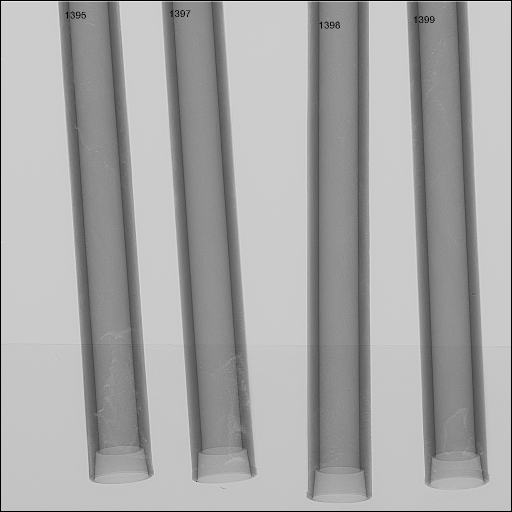
#> input picture test/f1.bmp, 1024 x 1024 px (shown at 1/2 size)
$ python 4_power_pipes.py
#> lines starting #> are read from the running program, lines starting #| are printed output that depends on the picture; after the words box and inside, x2 and y2 are one past the last pixel; in counts of white or black regions, pixels touching at a corner belong together
import cv2
import numpy as np
import os


results_path = os.path.join(os.getcwd(), 'results')
test_path = os.path.join(os.getcwd(), 'test')

image = cv2.imread(os.path.join(test_path, 'f1.bmp'))
#> image is the input picture: shape (1024, 1024, 3); min 0, max 255, mean 165.9
cv2.imshow('original', cv2.resize(image, (800, 600)))

# (hMin = 0 , sMin = 0, vMin = 0), (hMax = 179 , sMax = 255, vMax = 83)
hsv = cv2.cvtColor(image, cv2.COLOR_BGR2HSV)
#> hsv: shape (1024, 1024, 3); mean H, S, V 0, 0, 165.9
lower_gray1 = np.array([0, 0, 0])
upper_gray1 = np.array([179, 255, 83])
mask1 = cv2.inRange(hsv, lower_gray1, upper_gray1)
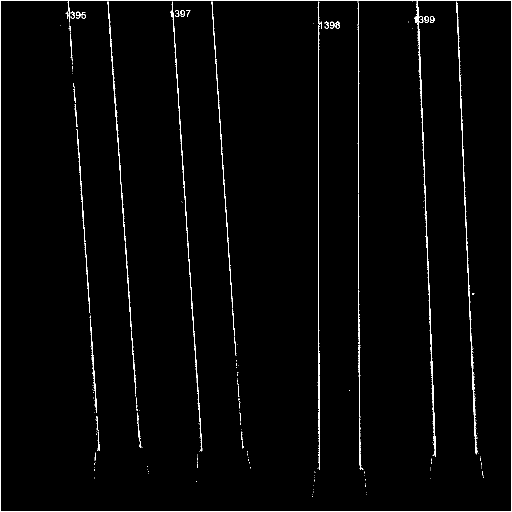
#> mask1: shape (1024, 1024) (shown at 1/2 size); 2% white; 245 white regions (193 under 20 px), largest, box (x1, y1, x2, y2) and area: (0, 0, 1024, 1024) 8177, (828, 3, 872, 914) 2054, (912, 3, 955, 909) 1793
result1 = cv2.bitwise_and(image, image, mask = mask1)
cv2.imshow('inner', cv2.resize(result1, (800, 600)))

# Dilation:
gray = cv2.cvtColor(result1,cv2.COLOR_HSV2BGR)
gray = cv2.cvtColor(result1,cv2.COLOR_BGR2GRAY)
#> gray: shape (1024, 1024)

kernel = np.ones((5,5), np.uint8)
img_dilation = cv2.dilate(result1, kernel, iterations=1)
cv2.imshow('Inner dilated image', cv2.resize(img_dilation, (800, 600)))

# Canny
edged = cv2.Canny(img_dilation, 100, 255)
#> edged: shape (1024, 1024); 1.5% white in thin lines or dots, all inside (x1, y1, x2, y2) = (118, 0, 969, 996)
cv2.imshow('Inner Canny Edges After Contouring', cv2.resize(edged, (800, 600)))
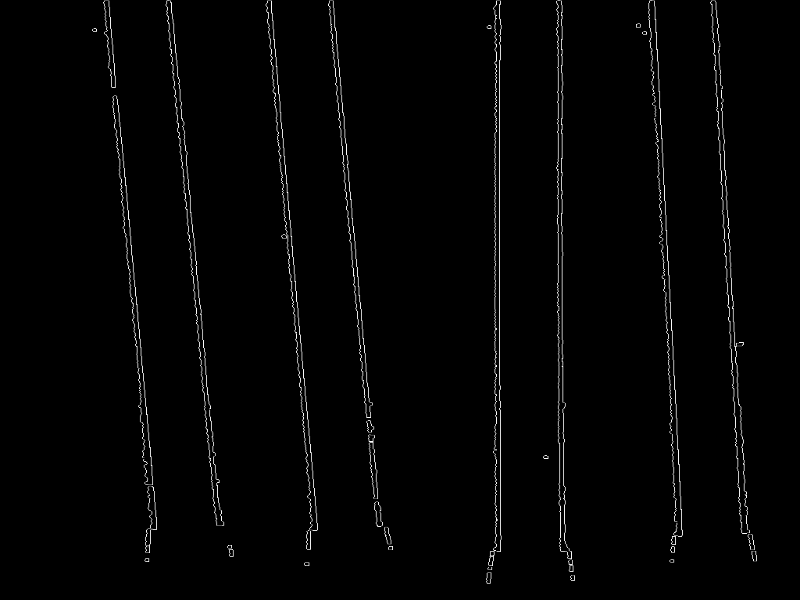
#> window 'Inner Canny Edges After Contou': shape (600, 800); min 0, max 255, mean 3.9


contours, hierarchy = cv2.findContours(edged,
    cv2.RETR_LIST, cv2.CHAIN_APPROX_NONE)
#> contours = 77 contours, 12 with area under 20; largest, box (x1, y1, x2, y2) and area: (712, 0, 732, 954) 5042, (712, 0, 732, 954) 5010, (420, 1, 477, 713) 3768, (420, 1, 477, 713) 3740, (132, 1, 148, 150) 852


cv2.drawContours(image, contours, -1, (0, 0, 255), thickness = cv2.FILLED)
#> image: shape (1024, 1024, 3); 1.51% of pixels changed, all inside (x1, y1, x2, y2) = (118, 0, 969, 996)
cv2.imshow('Inner Contours', cv2.resize(image, (800, 600)))


# (hMin = 0 , sMin = 0, vMin = 0), (hMax = 179 , sMax = 255, vMax = 166)
# (hMin = 0 , sMin = 0, vMin = 179), (hMax = 179 , sMax = 255, vMax = 255)
hsv2 = cv2.cvtColor(image, cv2.COLOR_BGR2HSV)
#> hsv2: shape (1024, 1024, 3); mean H, S, V 0, 3.8, 168.2
lower_gray2 = np.array([0, 0, 179])
upper_gray2 = np.array([179, 255, 255])
mask2 = cv2.inRange(hsv, lower_gray2, upper_gray2)
#> mask2: shape (1024, 1024); 53.4% white; 189 black regions (180 under 20 px), largest, box (x1, y1, x2, y2) and area: (613, 3, 744, 1006) 124180, (116, 3, 308, 968) 119020, (814, 3, 980, 978) 118128
result2 = cv2.bitwise_and(image, image, mask = mask2)
cv2.imshow('outer', cv2.resize(result2, (800, 600)))
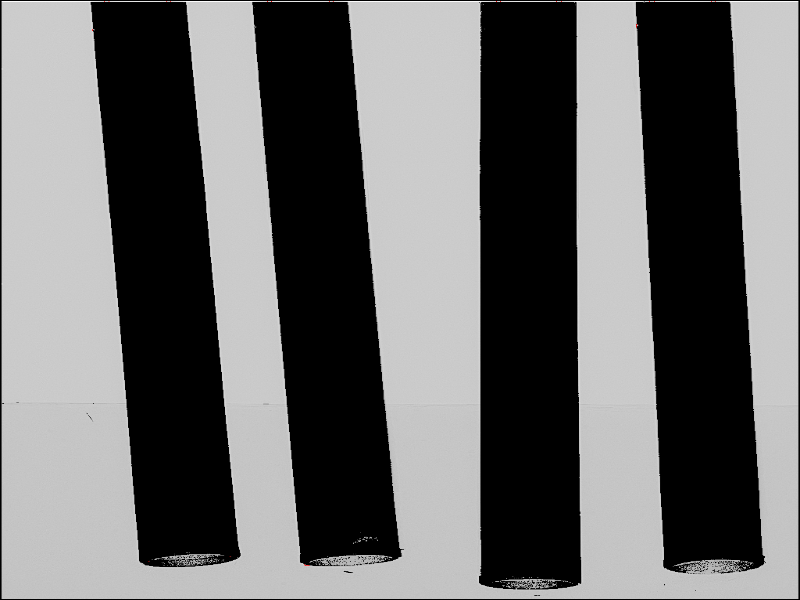
#> window 'outer': shape (600, 800, 3); mean B, G, R 107.3, 107.3, 107.3

gray2 = cv2.cvtColor(result2,cv2.COLOR_HSV2BGR)
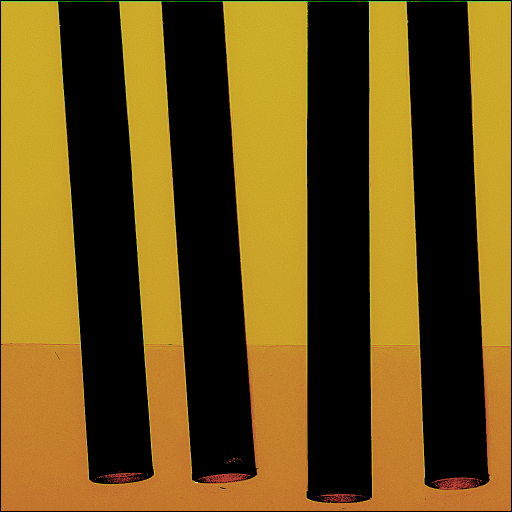
#> gray2: shape (1024, 1024, 3) (shown at 1/2 size); mean B, G, R 22.6, 80.9, 106.9
gray2 = cv2.cvtColor(result2,cv2.COLOR_BGR2GRAY)
#> gray2: shape (1024, 1024)

edged2 = cv2.Canny(gray2, 250, 255)
#> edged2: shape (1024, 1024); 1.5% white in thin lines or dots
cv2.imshow('Outer Canny Edges After Contouring', cv2.resize(edged2, (800, 600)))

kernel2 = np.ones((5,5), np.uint8)
img_dilation2 = cv2.dilate(edged2, kernel, iterations=1)
#> img_dilation2: shape (1024, 1024); 6.9% white; 9 white regions
cv2.imshow('Outer dilated image', cv2.resize(img_dilation2, (800, 600)))
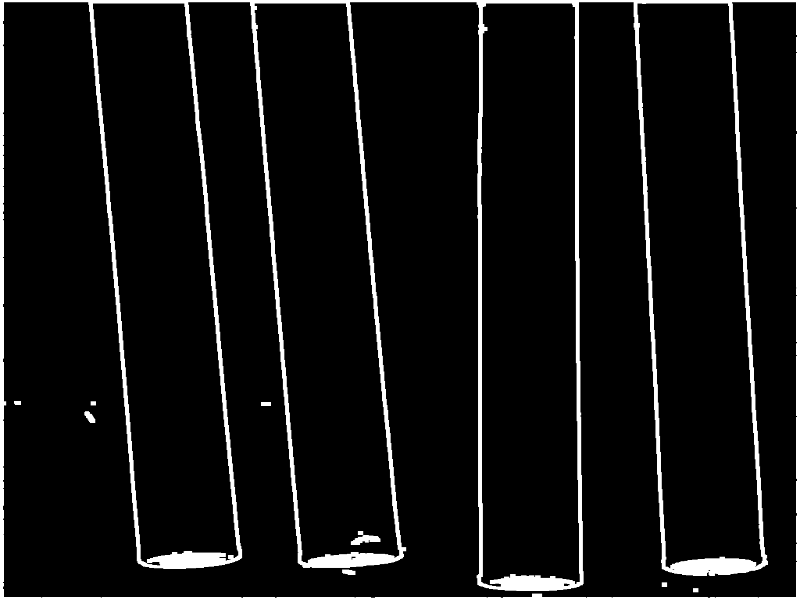
#> window 'Outer dilated image': shape (600, 800); min 0, max 255, mean 17.6

contours2, hierarchy = cv2.findContours(img_dilation2,
    cv2.RETR_LIST, cv2.CHAIN_APPROX_NONE)
#> contours2 = 20 contours, 3 with area under 20; largest, box (x1, y1, x2, y2) and area: (0, 0, 1024, 1024) 1046529, (3, 3, 1021, 1021) 527678, (615, 5, 743, 1002) 118980, (325, 5, 512, 962) 113732, (118, 5, 306, 962) 113671


cv2.drawContours(image, contours2, -1, (0, 0, 255))#, thickness = cv2.FILLED)
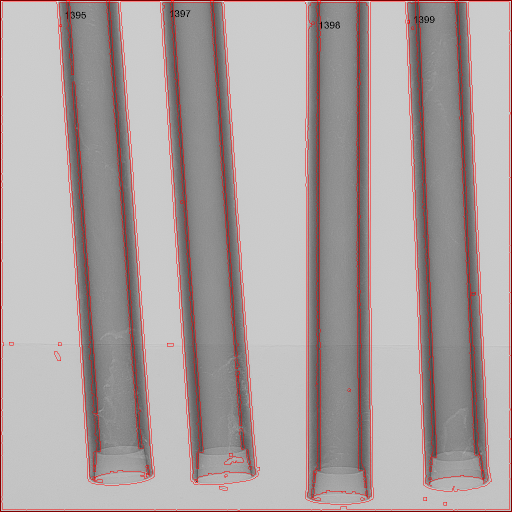
#> image: shape (1024, 1024, 3) (shown at 1/2 size); mean B, G, R 160.7, 160.7, 170.7
cv2.imshow('Outer Contours', cv2.resize(image, (800, 600)))
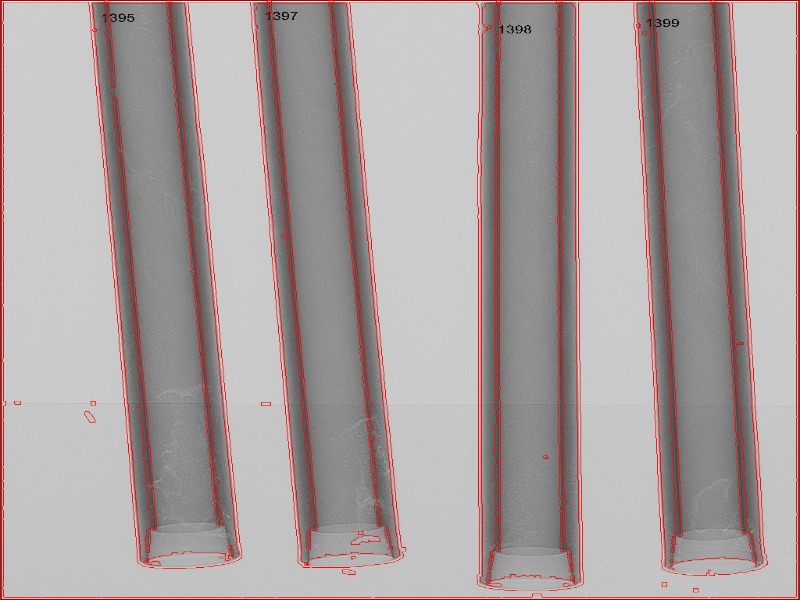
#> window 'Outer Contours': shape (600, 800, 3); mean B, G, R 160.6, 160.6, 170.8

# [4 lines of commented-out code are left out]

cv2.waitKey(0)
cv2.destroyAllWindows()

$ run again, with test/f2.bmp copied over test/f1.bmp
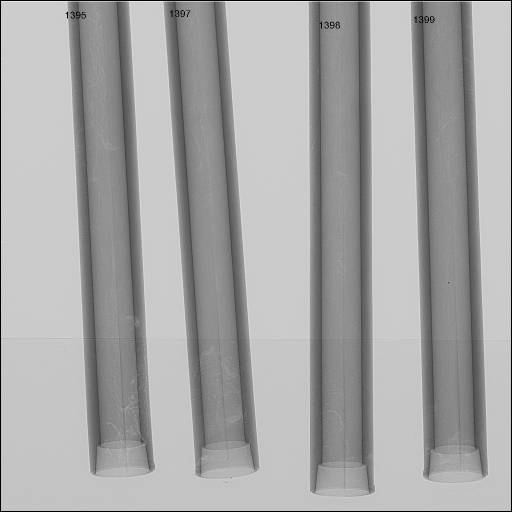
#> input picture test/f2.bmp, 1024 x 1024 px (shown at 1/2 size)
#> image is the input picture: shape (1024, 1024, 3); min 0, max 255, mean 166.3
#> hsv: shape (1024, 1024, 3); mean H, S, V 0, 0, 166.3
#> `mask1 = cv2.inRange(hsv, lower_gray1, upper_gray1)`:
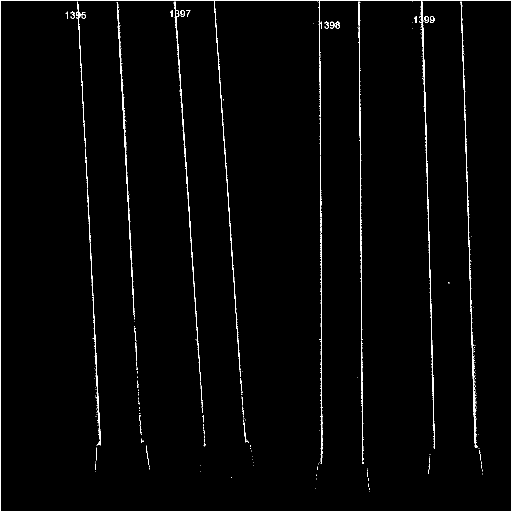
#> mask1: shape (1024, 1024) (shown at 1/2 size); 2.1% white; 253 white regions (201 under 20 px), largest, box (x1, y1, x2, y2) and area: (0, 0, 1024, 1024) 8177, (921, 3, 956, 896) 1840, (838, 3, 870, 898) 1784
#> edged: shape (1024, 1024); 1.5% white in thin lines or dots, all inside (x1, y1, x2, y2) = (151, 0, 968, 985)
#> contours = 58 contours, 9 with area under 20; largest, box (x1, y1, x2, y2) and area: (631, 0, 647, 942) 5541, (631, 0, 647, 942) 5511, (344, 0, 413, 895) 5207, (344, 0, 413, 895) 5174, (425, 0, 500, 887) 4978
#> hsv2: shape (1024, 1024, 3); mean H, S, V 0, 3.8, 168.5
#> mask2: shape (1024, 1024); 53.8% white; 214 black regions (208 under 20 px), largest, box (x1, y1, x2, y2) and area: (616, 3, 750, 994) 122461, (131, 3, 311, 955) 117869, (821, 3, 976, 966) 117757, (327, 3, 519, 957) 117638, (0, 0, 1024, 1024) 8177, (238, 950, 252, 954) 25
#> edged2: shape (1024, 1024); 1.5% white in thin lines or dots
#> img_dilation2: shape (1024, 1024); 6.9% white; 22 white regions
#> contours2 = 40 contours, 11 with area under 20; largest, box (x1, y1, x2, y2) and area: (0, 0, 1024, 1024) 1046529, (3, 3, 1021, 1021) 532093, (619, 5, 748, 987) 117624, (136, 5, 309, 949) 112948, (823, 5, 974, 957) 112897
#> `cv2.imshow('Outer Contours', cv2.resize(image, (800, 600)))`:
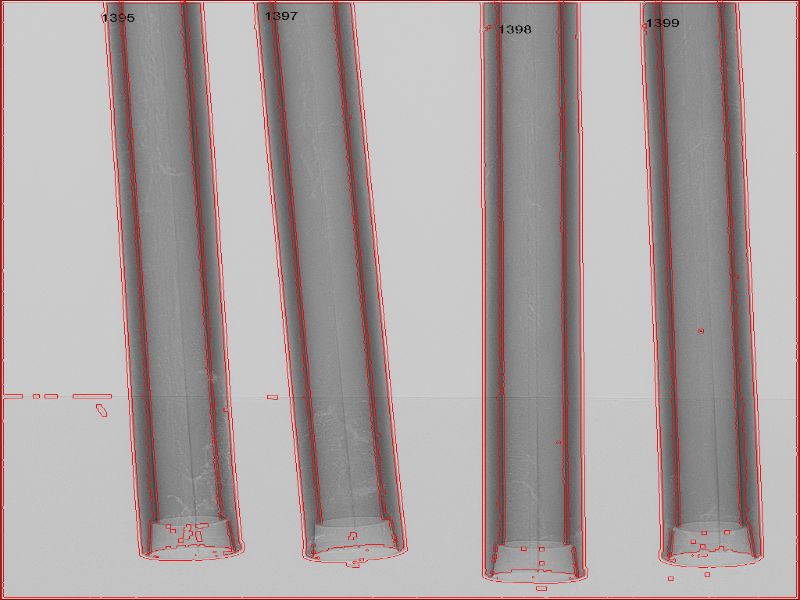
#> window 'Outer Contours': shape (600, 800, 3); mean B, G, R 160.9, 160.9, 171.2

$ run again, with test/737-738-739-740_002.bmp copied over test/f1.bmp
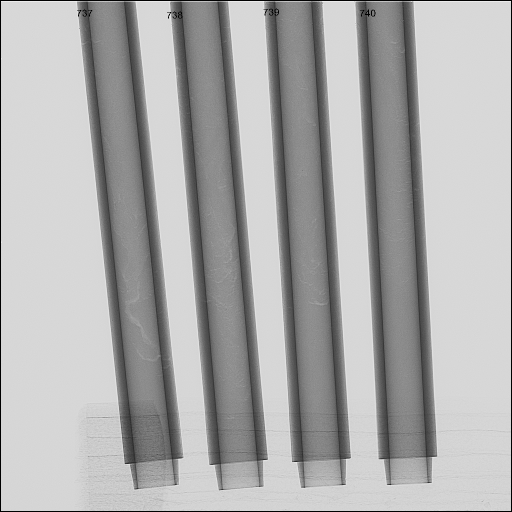
#> input picture test/737-738-739-740_002.bmp, 1024 x 1024 px (shown at 1/2 size)
#> image is the input picture: shape (1024, 1024, 3); min 0, max 255, mean 172.1
#> hsv: shape (1024, 1024, 3); mean H, S, V 0, 0, 172.1
#> `mask1 = cv2.inRange(hsv, lower_gray1, upper_gray1)`:
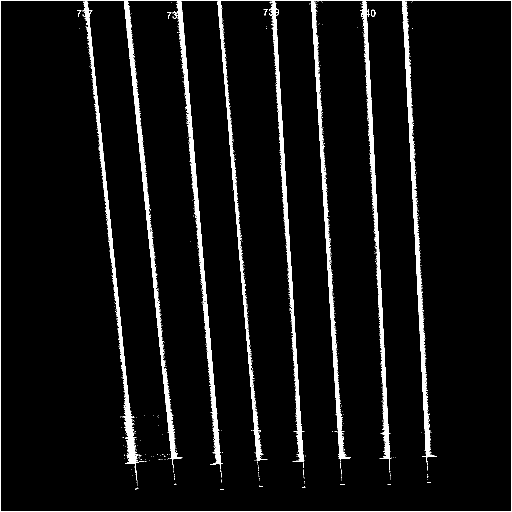
#> mask1: shape (1024, 1024) (shown at 1/2 size); 6% white; 636 white regions (620 under 20 px), largest, box (x1, y1, x2, y2) and area: (0, 0, 1024, 1024) 8177, (352, 3, 446, 930) 7394, (804, 3, 874, 925) 7073
#> edged: shape (1024, 1024); 1.7% white in thin lines or dots, all inside (x1, y1, x2, y2) = (156, 0, 876, 982)
#> contours = 96 contours, 33 with area under 20; largest, box (x1, y1, x2, y2) and area: (245, 0, 367, 962) 132, (432, 0, 537, 963) 96, (349, 0, 448, 967) 95, (163, 1, 264, 818) 87, (616, 0, 703, 963) 80
#> hsv2: shape (1024, 1024, 3); mean H, S, V 0, 4.3, 174.6
#> mask2: shape (1024, 1024); 56.7% white; 191 black regions (183 under 20 px), largest, box (x1, y1, x2, y2) and area: (154, 3, 367, 979) 112543, (334, 3, 536, 981) 111515, (527, 3, 702, 976) 111038
#> edged2: shape (1024, 1024); 1.7% white in thin lines or dots
#> img_dilation2: shape (1024, 1024); 7.7% white; 49 white regions
#> contours2 = 70 contours, 16 with area under 20; largest, box (x1, y1, x2, y2) and area: (0, 0, 1024, 1024) 1046529, (3, 3, 1021, 1021) 560251, (156, 5, 364, 977) 106639, (342, 5, 534, 978) 105620, (530, 5, 700, 973) 105310
#> `cv2.imshow('Outer Contours', cv2.resize(image, (800, 600)))`:
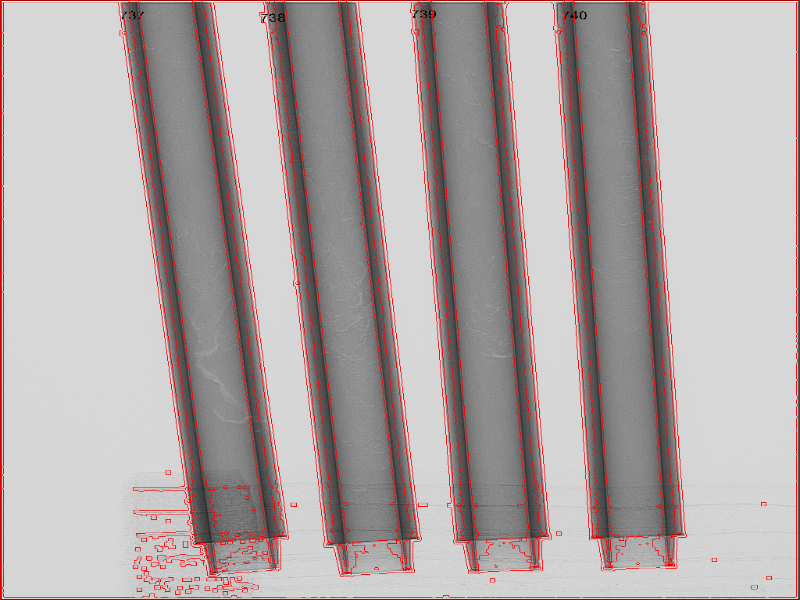
#> window 'Outer Contours': shape (600, 800, 3); mean B, G, R 166.2, 166.2, 177.2
